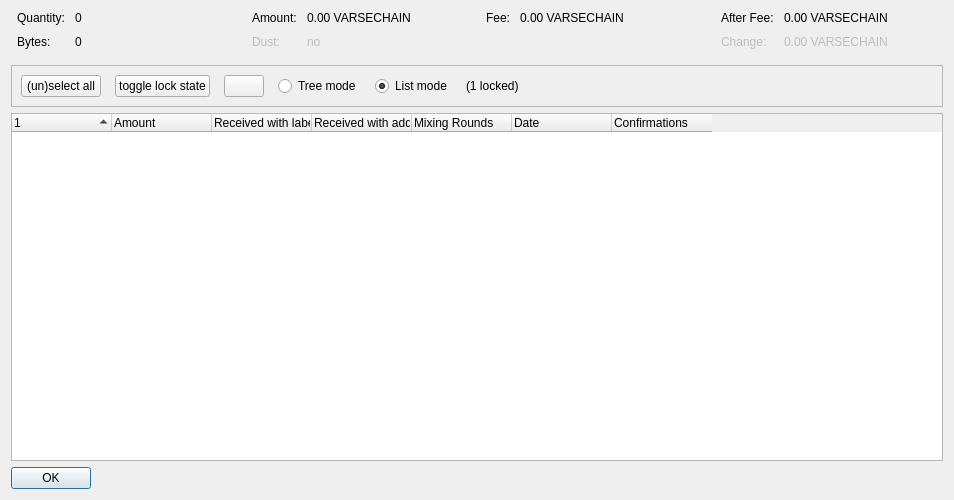
<?xml version="1.0" encoding="UTF-8"?>
<ui version="4.0">
 <class>CoinControlDialog</class>
 <widget class="QDialog" name="CoinControlDialog">
  <property name="geometry">
   <rect>
    <x>0</x>
    <y>0</y>
    <width>954</width>
    <height>500</height>
   </rect>
  </property>
  <property name="windowTitle">
   <string>Coin Selection</string>
  </property>
  <layout class="QVBoxLayout" name="verticalLayout">
   <item>
    <layout class="QHBoxLayout" name="horizontalLayoutTop" stretch="0,0,0,0">
     <property name="topMargin">
      <number>0</number>
     </property>
     <property name="bottomMargin">
      <number>10</number>
     </property>
     <item>
      <layout class="QFormLayout" name="formLayoutCoinControl1">
       <property name="horizontalSpacing">
        <number>10</number>
       </property>
       <property name="verticalSpacing">
        <number>10</number>
       </property>
       <property name="leftMargin">
        <number>6</number>
       </property>
       <property name="rightMargin">
        <number>6</number>
       </property>
       <item row="0" column="0">
        <widget class="QLabel" name="labelCoinControlQuantityText">
         <property name="text">
          <string>Quantity:</string>
         </property>
        </widget>
       </item>
       <item row="0" column="1">
        <widget class="QLabel" name="labelCoinControlQuantity">
         <property name="cursor">
          <cursorShape>IBeamCursor</cursorShape>
         </property>
         <property name="contextMenuPolicy">
          <enum>Qt::ActionsContextMenu</enum>
         </property>
         <property name="text">
          <string notr="true">0</string>
         </property>
         <property name="textInteractionFlags">
          <set>Qt::LinksAccessibleByMouse|Qt::TextSelectableByKeyboard|Qt::TextSelectableByMouse</set>
         </property>
        </widget>
       </item>
       <item row="1" column="0">
        <widget class="QLabel" name="labelCoinControlBytesText">
         <property name="text">
          <string>Bytes:</string>
         </property>
        </widget>
       </item>
       <item row="1" column="1">
        <widget class="QLabel" name="labelCoinControlBytes">
         <property name="cursor">
          <cursorShape>IBeamCursor</cursorShape>
         </property>
         <property name="contextMenuPolicy">
          <enum>Qt::ActionsContextMenu</enum>
         </property>
         <property name="text">
          <string notr="true">0</string>
         </property>
         <property name="textInteractionFlags">
          <set>Qt::LinksAccessibleByMouse|Qt::TextSelectableByKeyboard|Qt::TextSelectableByMouse</set>
         </property>
        </widget>
       </item>
      </layout>
     </item>
     <item>
      <layout class="QFormLayout" name="formLayoutCoinControl2">
       <property name="horizontalSpacing">
        <number>10</number>
       </property>
       <property name="verticalSpacing">
        <number>10</number>
       </property>
       <property name="leftMargin">
        <number>6</number>
       </property>
       <property name="rightMargin">
        <number>6</number>
       </property>
       <item row="0" column="0">
        <widget class="QLabel" name="labelCoinControlAmountText">
         <property name="text">
          <string>Amount:</string>
         </property>
        </widget>
       </item>
       <item row="0" column="1">
        <widget class="QLabel" name="labelCoinControlAmount">
         <property name="cursor">
          <cursorShape>IBeamCursor</cursorShape>
         </property>
         <property name="contextMenuPolicy">
          <enum>Qt::ActionsContextMenu</enum>
         </property>
         <property name="text">
          <string notr="true">0.00 VARSECHAIN</string>
         </property>
         <property name="textInteractionFlags">
          <set>Qt::LinksAccessibleByMouse|Qt::TextSelectableByKeyboard|Qt::TextSelectableByMouse</set>
         </property>
        </widget>
       </item>
       <item row="1" column="0">
        <widget class="QLabel" name="labelCoinControlLowOutputText">
         <property name="enabled">
          <bool>false</bool>
         </property>
         <property name="text">
          <string>Dust:</string>
         </property>
        </widget>
       </item>
       <item row="1" column="1">
        <widget class="QLabel" name="labelCoinControlLowOutput">
         <property name="enabled">
          <bool>false</bool>
         </property>
         <property name="cursor">
          <cursorShape>IBeamCursor</cursorShape>
         </property>
         <property name="contextMenuPolicy">
          <enum>Qt::ActionsContextMenu</enum>
         </property>
         <property name="text">
          <string notr="true">no</string>
         </property>
         <property name="textInteractionFlags">
          <set>Qt::LinksAccessibleByMouse|Qt::TextSelectableByKeyboard|Qt::TextSelectableByMouse</set>
         </property>
        </widget>
       </item>
      </layout>
     </item>
     <item>
      <layout class="QFormLayout" name="formLayoutCoinControl3">
       <property name="horizontalSpacing">
        <number>10</number>
       </property>
       <property name="verticalSpacing">
        <number>10</number>
       </property>
       <property name="leftMargin">
        <number>6</number>
       </property>
       <property name="rightMargin">
        <number>6</number>
       </property>
       <item row="0" column="0">
        <widget class="QLabel" name="labelCoinControlFeeText">
         <property name="text">
          <string>Fee:</string>
         </property>
        </widget>
       </item>
       <item row="0" column="1">
        <widget class="QLabel" name="labelCoinControlFee">
         <property name="cursor">
          <cursorShape>IBeamCursor</cursorShape>
         </property>
         <property name="contextMenuPolicy">
          <enum>Qt::ActionsContextMenu</enum>
         </property>
         <property name="text">
          <string notr="true">0.00 VARSECHAIN</string>
         </property>
         <property name="textInteractionFlags">
          <set>Qt::LinksAccessibleByMouse|Qt::TextSelectableByKeyboard|Qt::TextSelectableByMouse</set>
         </property>
        </widget>
       </item>
      </layout>
     </item>
     <item>
      <layout class="QFormLayout" name="formLayoutCoinControl4">
       <property name="horizontalSpacing">
        <number>10</number>
       </property>
       <property name="verticalSpacing">
        <number>10</number>
       </property>
       <property name="leftMargin">
        <number>6</number>
       </property>
       <property name="rightMargin">
        <number>6</number>
       </property>
       <item row="0" column="0">
        <widget class="QLabel" name="labelCoinControlAfterFeeText">
         <property name="text">
          <string>After Fee:</string>
         </property>
        </widget>
       </item>
       <item row="0" column="1">
        <widget class="QLabel" name="labelCoinControlAfterFee">
         <property name="cursor">
          <cursorShape>IBeamCursor</cursorShape>
         </property>
         <property name="contextMenuPolicy">
          <enum>Qt::ActionsContextMenu</enum>
         </property>
         <property name="text">
          <string notr="true">0.00 VARSECHAIN</string>
         </property>
         <property name="textInteractionFlags">
          <set>Qt::LinksAccessibleByMouse|Qt::TextSelectableByKeyboard|Qt::TextSelectableByMouse</set>
         </property>
        </widget>
       </item>
       <item row="1" column="0">
        <widget class="QLabel" name="labelCoinControlChangeText">
         <property name="enabled">
          <bool>false</bool>
         </property>
         <property name="text">
          <string>Change:</string>
         </property>
        </widget>
       </item>
       <item row="1" column="1">
        <widget class="QLabel" name="labelCoinControlChange">
         <property name="enabled">
          <bool>false</bool>
         </property>
         <property name="cursor">
          <cursorShape>IBeamCursor</cursorShape>
         </property>
         <property name="contextMenuPolicy">
          <enum>Qt::ActionsContextMenu</enum>
         </property>
         <property name="text">
          <string notr="true">0.00 VARSECHAIN</string>
         </property>
         <property name="textInteractionFlags">
          <set>Qt::LinksAccessibleByMouse|Qt::TextSelectableByKeyboard|Qt::TextSelectableByMouse</set>
         </property>
        </widget>
       </item>
      </layout>
     </item>
    </layout>
   </item>
   <item>
    <widget class="QFrame" name="frame">
     <property name="minimumSize">
      <size>
       <width>0</width>
       <height>40</height>
      </size>
     </property>
     <property name="frameShape">
      <enum>QFrame::StyledPanel</enum>
     </property>
     <property name="frameShadow">
      <enum>QFrame::Sunken</enum>
     </property>
     <layout class="QHBoxLayout" name="horizontalLayout">
      <item>
       <layout class="QHBoxLayout" name="horizontalLayoutPanel" stretch="0,0,0,0,0,0,0">
        <property name="spacing">
         <number>14</number>
        </property>
        <item>
         <widget class="QPushButton" name="pushButtonSelectAll">
          <property name="sizePolicy">
           <sizepolicy hsizetype="Maximum" vsizetype="Fixed">
            <horstretch>0</horstretch>
            <verstretch>0</verstretch>
           </sizepolicy>
          </property>
          <property name="text">
           <string>(un)select all</string>
          </property>
          <property name="autoDefault">
           <bool>false</bool>
          </property>
         </widget>
        </item>
        <item>
         <widget class="QPushButton" name="pushButtonToggleLock">
          <property name="sizePolicy">
           <sizepolicy hsizetype="Maximum" vsizetype="Fixed">
            <horstretch>0</horstretch>
            <verstretch>0</verstretch>
           </sizepolicy>
          </property>
          <property name="text">
           <string>toggle lock state</string>
          </property>
          <property name="autoDefault">
           <bool>false</bool>
          </property>
         </widget>
        </item>
        <item>
         <widget class="QPushButton" name="hideButton">
          <property name="sizePolicy">
           <sizepolicy hsizetype="Maximum" vsizetype="Fixed">
            <horstretch>0</horstretch>
            <verstretch>0</verstretch>
           </sizepolicy>
          </property>
          <property name="text">
           <string/>
          </property>
          <property name="autoDefault">
           <bool>false</bool>
          </property>
         </widget>
        </item>
        <item>
         <widget class="QRadioButton" name="radioTreeMode">
          <property name="sizePolicy">
           <sizepolicy hsizetype="Maximum" vsizetype="Fixed">
            <horstretch>0</horstretch>
            <verstretch>0</verstretch>
           </sizepolicy>
          </property>
          <property name="text">
           <string>Tree mode</string>
          </property>
         </widget>
        </item>
        <item>
         <widget class="QRadioButton" name="radioListMode">
          <property name="sizePolicy">
           <sizepolicy hsizetype="Maximum" vsizetype="Fixed">
            <horstretch>0</horstretch>
            <verstretch>0</verstretch>
           </sizepolicy>
          </property>
          <property name="text">
           <string>List mode</string>
          </property>
          <property name="checked">
           <bool>true</bool>
          </property>
         </widget>
        </item>
        <item>
         <widget class="QLabel" name="labelLocked">
          <property name="text">
           <string>(1 locked)</string>
          </property>
         </widget>
        </item>
        <item>
         <spacer name="horizontalSpacer">
          <property name="orientation">
           <enum>Qt::Horizontal</enum>
          </property>
          <property name="sizeHint" stdset="0">
           <size>
            <width>40</width>
            <height>20</height>
           </size>
          </property>
         </spacer>
        </item>
       </layout>
      </item>
     </layout>
    </widget>
   </item>
   <item>
    <widget class="CoinControlTreeWidget" name="treeWidget">
     <property name="contextMenuPolicy">
      <enum>Qt::CustomContextMenu</enum>
     </property>
     <property name="sortingEnabled">
      <bool>false</bool>
     </property>
     <property name="columnCount">
      <number>7</number>
     </property>
     <attribute name="headerShowSortIndicator" stdset="0">
      <bool>true</bool>
     </attribute>
     <attribute name="headerStretchLastSection">
      <bool>false</bool>
     </attribute>
     <column>
      <property name="text">
       <string/>
      </property>
     </column>
     <column>
      <property name="text">
       <string>Amount</string>
      </property>
     </column>
     <column>
      <property name="text">
       <string>Received with label</string>
      </property>
     </column>
     <column>
      <property name="text">
       <string>Received with address</string>
      </property>
     </column>
     <column>
      <property name="text">
       <string>Mixing Rounds</string>
      </property>
     </column>
     <column>
      <property name="text">
       <string>Date</string>
      </property>
     </column>
     <column>
      <property name="text">
       <string>Confirmations</string>
      </property>
      <property name="toolTip">
       <string>Confirmed</string>
      </property>
     </column>
    </widget>
   </item>
   <item>
    <widget class="QDialogButtonBox" name="buttonBox">
     <property name="sizePolicy">
      <sizepolicy hsizetype="Maximum" vsizetype="Fixed">
       <horstretch>0</horstretch>
       <verstretch>0</verstretch>
      </sizepolicy>
     </property>
     <property name="orientation">
      <enum>Qt::Horizontal</enum>
     </property>
     <property name="standardButtons">
      <set>QDialogButtonBox::Ok</set>
     </property>
    </widget>
   </item>
  </layout>
 </widget>
 <customwidgets>
  <customwidget>
   <class>CoinControlTreeWidget</class>
   <extends>QTreeWidget</extends>
   <header>qt/coincontroltreewidget.h</header>
  </customwidget>
 </customwidgets>
 <resources/>
 <connections/>
</ui>
